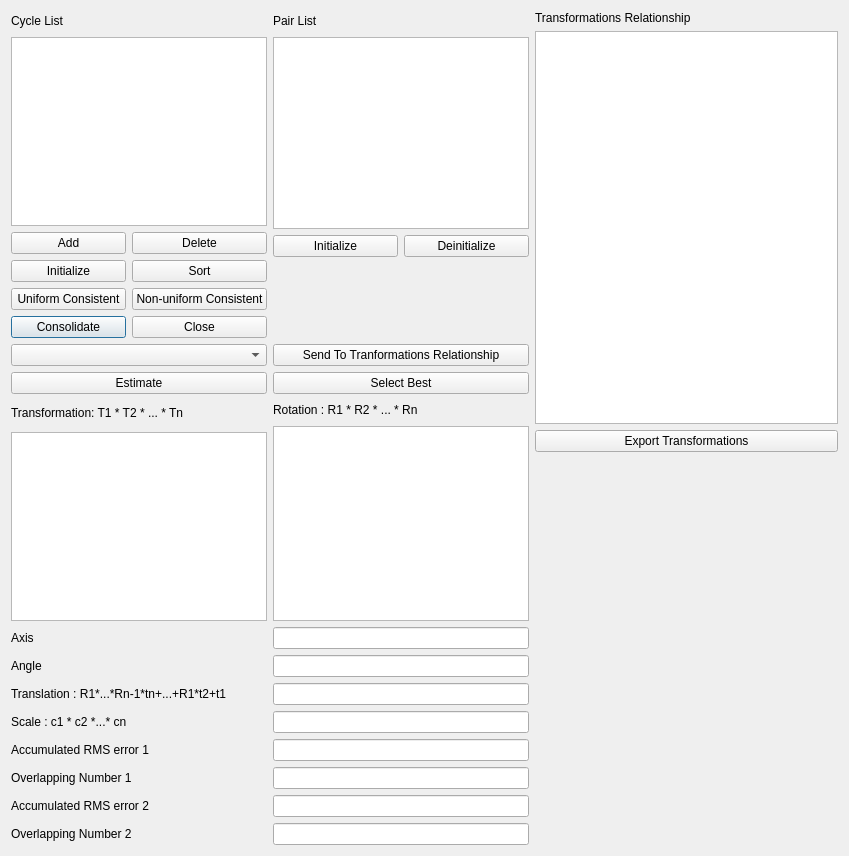
<?xml version="1.0" encoding="UTF-8"?>
<ui version="4.0">
 <class>GlobalRegistrationDialog</class>
 <widget class="QDialog" name="GlobalRegistrationDialog">
  <property name="geometry">
   <rect>
    <x>0</x>
    <y>0</y>
    <width>849</width>
    <height>856</height>
   </rect>
  </property>
  <property name="windowTitle">
   <string>Global Registration Dialog</string>
  </property>
  <layout class="QHBoxLayout" name="horizontalLayout_6">
   <item>
    <layout class="QVBoxLayout" name="verticalLayout_5">
     <item>
      <layout class="QHBoxLayout" name="horizontalLayout_2">
       <item>
        <layout class="QVBoxLayout" name="verticalLayout">
         <item>
          <layout class="QVBoxLayout" name="verticalLayout_4">
           <item>
            <layout class="QHBoxLayout" name="horizontalLayout">
             <item>
              <widget class="QLabel" name="label">
               <property name="text">
                <string>Cycle List</string>
               </property>
              </widget>
             </item>
             <item>
              <spacer name="horizontalSpacer">
               <property name="orientation">
                <enum>Qt::Horizontal</enum>
               </property>
               <property name="sizeHint" stdset="0">
                <size>
                 <width>40</width>
                 <height>20</height>
                </size>
               </property>
              </spacer>
             </item>
            </layout>
           </item>
           <item>
            <widget class="QListWidget" name="circleListWidget"/>
           </item>
          </layout>
         </item>
         <item>
          <layout class="QGridLayout" name="gridLayout_2">
           <item row="5" column="0">
            <widget class="QPushButton" name="consolidatePushButton">
             <property name="text">
              <string>Consolidate</string>
             </property>
            </widget>
           </item>
           <item row="1" column="1">
            <widget class="QPushButton" name="pushButton">
             <property name="text">
              <string>Sort</string>
             </property>
            </widget>
           </item>
           <item row="1" column="0">
            <widget class="QPushButton" name="initializeCyclePushButton">
             <property name="text">
              <string>Initialize</string>
             </property>
            </widget>
           </item>
           <item row="0" column="0">
            <widget class="QPushButton" name="addPushButton">
             <property name="text">
              <string>Add</string>
             </property>
             <property name="icon">
              <iconset resource="../res/Registar.qrc">
               <normaloff>:/images/add.png</normaloff>:/images/add.png</iconset>
             </property>
            </widget>
           </item>
           <item row="0" column="1">
            <widget class="QPushButton" name="deletePushButton">
             <property name="text">
              <string>Delete</string>
             </property>
             <property name="icon">
              <iconset resource="../res/Registar.qrc">
               <normaloff>:/images/delete.png</normaloff>:/images/delete.png</iconset>
             </property>
            </widget>
           </item>
           <item row="5" column="1">
            <widget class="QPushButton" name="closePushButton">
             <property name="text">
              <string>Close</string>
             </property>
            </widget>
           </item>
           <item row="2" column="1">
            <widget class="QPushButton" name="consistentPushButton">
             <property name="text">
              <string>Non-uniform Consistent</string>
             </property>
            </widget>
           </item>
           <item row="2" column="0">
            <widget class="QPushButton" name="pushButton_2">
             <property name="text">
              <string>Uniform Consistent</string>
             </property>
            </widget>
           </item>
          </layout>
         </item>
        </layout>
       </item>
       <item>
        <layout class="QVBoxLayout" name="verticalLayout_3">
         <item>
          <layout class="QVBoxLayout" name="verticalLayout_2">
           <item>
            <layout class="QHBoxLayout" name="horizontalLayout_3">
             <item>
              <widget class="QLabel" name="label_2">
               <property name="text">
                <string>Pair List</string>
               </property>
              </widget>
             </item>
             <item>
              <spacer name="horizontalSpacer_3">
               <property name="orientation">
                <enum>Qt::Horizontal</enum>
               </property>
               <property name="sizeHint" stdset="0">
                <size>
                 <width>40</width>
                 <height>20</height>
                </size>
               </property>
              </spacer>
             </item>
            </layout>
           </item>
           <item>
            <widget class="QListWidget" name="pairListWidget">
             <property name="selectionMode">
              <enum>QAbstractItemView::ExtendedSelection</enum>
             </property>
            </widget>
           </item>
          </layout>
         </item>
         <item>
          <layout class="QGridLayout" name="gridLayout_3">
           <item row="0" column="0">
            <widget class="QPushButton" name="initializePairPushButton">
             <property name="text">
              <string>Initialize</string>
             </property>
            </widget>
           </item>
           <item row="0" column="1">
            <widget class="QPushButton" name="deinitializePairPushButton">
             <property name="text">
              <string>Deinitialize</string>
             </property>
            </widget>
           </item>
          </layout>
         </item>
         <item>
          <spacer name="verticalSpacer">
           <property name="orientation">
            <enum>Qt::Vertical</enum>
           </property>
           <property name="sizeHint" stdset="0">
            <size>
             <width>20</width>
             <height>40</height>
            </size>
           </property>
          </spacer>
         </item>
        </layout>
       </item>
      </layout>
     </item>
     <item>
      <layout class="QGridLayout" name="gridLayout_5">
       <item row="8" column="1">
        <widget class="QLineEdit" name="axisLineEdit"/>
       </item>
       <item row="9" column="1">
        <widget class="QLineEdit" name="angleLineEdit"/>
       </item>
       <item row="7" column="0">
        <widget class="QTextEdit" name="transformationTextEdit"/>
       </item>
       <item row="5" column="0" rowspan="2">
        <layout class="QHBoxLayout" name="horizontalLayout_5">
         <item>
          <widget class="QLabel" name="label_8">
           <property name="text">
            <string>Transformation: T1 * T2 * ... * Tn</string>
           </property>
          </widget>
         </item>
         <item>
          <spacer name="horizontalSpacer_7">
           <property name="orientation">
            <enum>Qt::Horizontal</enum>
           </property>
           <property name="sizeHint" stdset="0">
            <size>
             <width>40</width>
             <height>20</height>
            </size>
           </property>
          </spacer>
         </item>
        </layout>
       </item>
       <item row="2" column="0">
        <widget class="QComboBox" name="cycleComboBox"/>
       </item>
       <item row="10" column="1">
        <widget class="QLineEdit" name="translationLineEdit"/>
       </item>
       <item row="10" column="0">
        <widget class="QLabel" name="label_6">
         <property name="text">
          <string>Translation : R1*...*Rn-1*tn+...+R1*t2+t1 </string>
         </property>
        </widget>
       </item>
       <item row="11" column="1">
        <widget class="QLineEdit" name="scaleLineEdit"/>
       </item>
       <item row="5" column="1">
        <layout class="QHBoxLayout" name="horizontalLayout_4">
         <item>
          <widget class="QLabel" name="label_3">
           <property name="text">
            <string>Rotation : R1 * R2 * ... * Rn</string>
           </property>
          </widget>
         </item>
         <item>
          <spacer name="horizontalSpacer_6">
           <property name="orientation">
            <enum>Qt::Horizontal</enum>
           </property>
           <property name="sizeHint" stdset="0">
            <size>
             <width>40</width>
             <height>20</height>
            </size>
           </property>
          </spacer>
         </item>
        </layout>
       </item>
       <item row="14" column="1">
        <widget class="QLineEdit" name="ovlNumber1LineEdit"/>
       </item>
       <item row="12" column="1">
        <widget class="QLineEdit" name="error1LineEdit"/>
       </item>
       <item row="11" column="0">
        <widget class="QLabel" name="label_7">
         <property name="text">
          <string>Scale : c1 * c2 *...* cn</string>
         </property>
        </widget>
       </item>
       <item row="6" column="1" rowspan="2">
        <widget class="QTextEdit" name="rotationTextEdit"/>
       </item>
       <item row="8" column="0">
        <widget class="QLabel" name="label_4">
         <property name="text">
          <string>Axis</string>
         </property>
        </widget>
       </item>
       <item row="9" column="0">
        <widget class="QLabel" name="label_5">
         <property name="text">
          <string>Angle</string>
         </property>
        </widget>
       </item>
       <item row="14" column="0">
        <widget class="QLabel" name="label_10">
         <property name="text">
          <string>Overlapping Number 1</string>
         </property>
        </widget>
       </item>
       <item row="12" column="0">
        <widget class="QLabel" name="label_9">
         <property name="text">
          <string>Accumulated RMS error 1</string>
         </property>
        </widget>
       </item>
       <item row="3" column="1">
        <widget class="QPushButton" name="selectPushButton">
         <property name="text">
          <string>Select Best</string>
         </property>
        </widget>
       </item>
       <item row="2" column="1">
        <widget class="QPushButton" name="sendRelationPushButton">
         <property name="text">
          <string>Send To Tranformations Relationship</string>
         </property>
        </widget>
       </item>
       <item row="3" column="0">
        <widget class="QPushButton" name="estimatePushButton">
         <property name="text">
          <string>Estimate</string>
         </property>
        </widget>
       </item>
       <item row="15" column="0">
        <widget class="QLabel" name="label_11">
         <property name="text">
          <string>Accumulated RMS error 2</string>
         </property>
        </widget>
       </item>
       <item row="16" column="1">
        <widget class="QLineEdit" name="ovlNumber2LineEdit"/>
       </item>
       <item row="15" column="1">
        <widget class="QLineEdit" name="error2LineEdit"/>
       </item>
       <item row="16" column="0">
        <widget class="QLabel" name="label_13">
         <property name="text">
          <string>Overlapping Number 2</string>
         </property>
        </widget>
       </item>
      </layout>
     </item>
    </layout>
   </item>
   <item>
    <layout class="QVBoxLayout" name="verticalLayout_6">
     <item>
      <widget class="QLabel" name="label_12">
       <property name="text">
        <string>Transformations Relationship</string>
       </property>
      </widget>
     </item>
     <item>
      <widget class="QTextEdit" name="relationTextEdit"/>
     </item>
     <item>
      <widget class="QPushButton" name="exportPushButton">
       <property name="text">
        <string>Export Transformations</string>
       </property>
      </widget>
     </item>
     <item>
      <spacer name="verticalSpacer_2">
       <property name="orientation">
        <enum>Qt::Vertical</enum>
       </property>
       <property name="sizeHint" stdset="0">
        <size>
         <width>20</width>
         <height>40</height>
        </size>
       </property>
      </spacer>
     </item>
    </layout>
   </item>
  </layout>
 </widget>
 <resources>
  <include location="../res/Registar.qrc"/>
 </resources>
 <connections>
  <connection>
   <sender>closePushButton</sender>
   <signal>clicked()</signal>
   <receiver>GlobalRegistrationDialog</receiver>
   <slot>close()</slot>
   <hints>
    <hint type="sourcelabel">
     <x>255</x>
     <y>400</y>
    </hint>
    <hint type="destinationlabel">
     <x>254</x>
     <y>242</y>
    </hint>
   </hints>
  </connection>
 </connections>
</ui>
